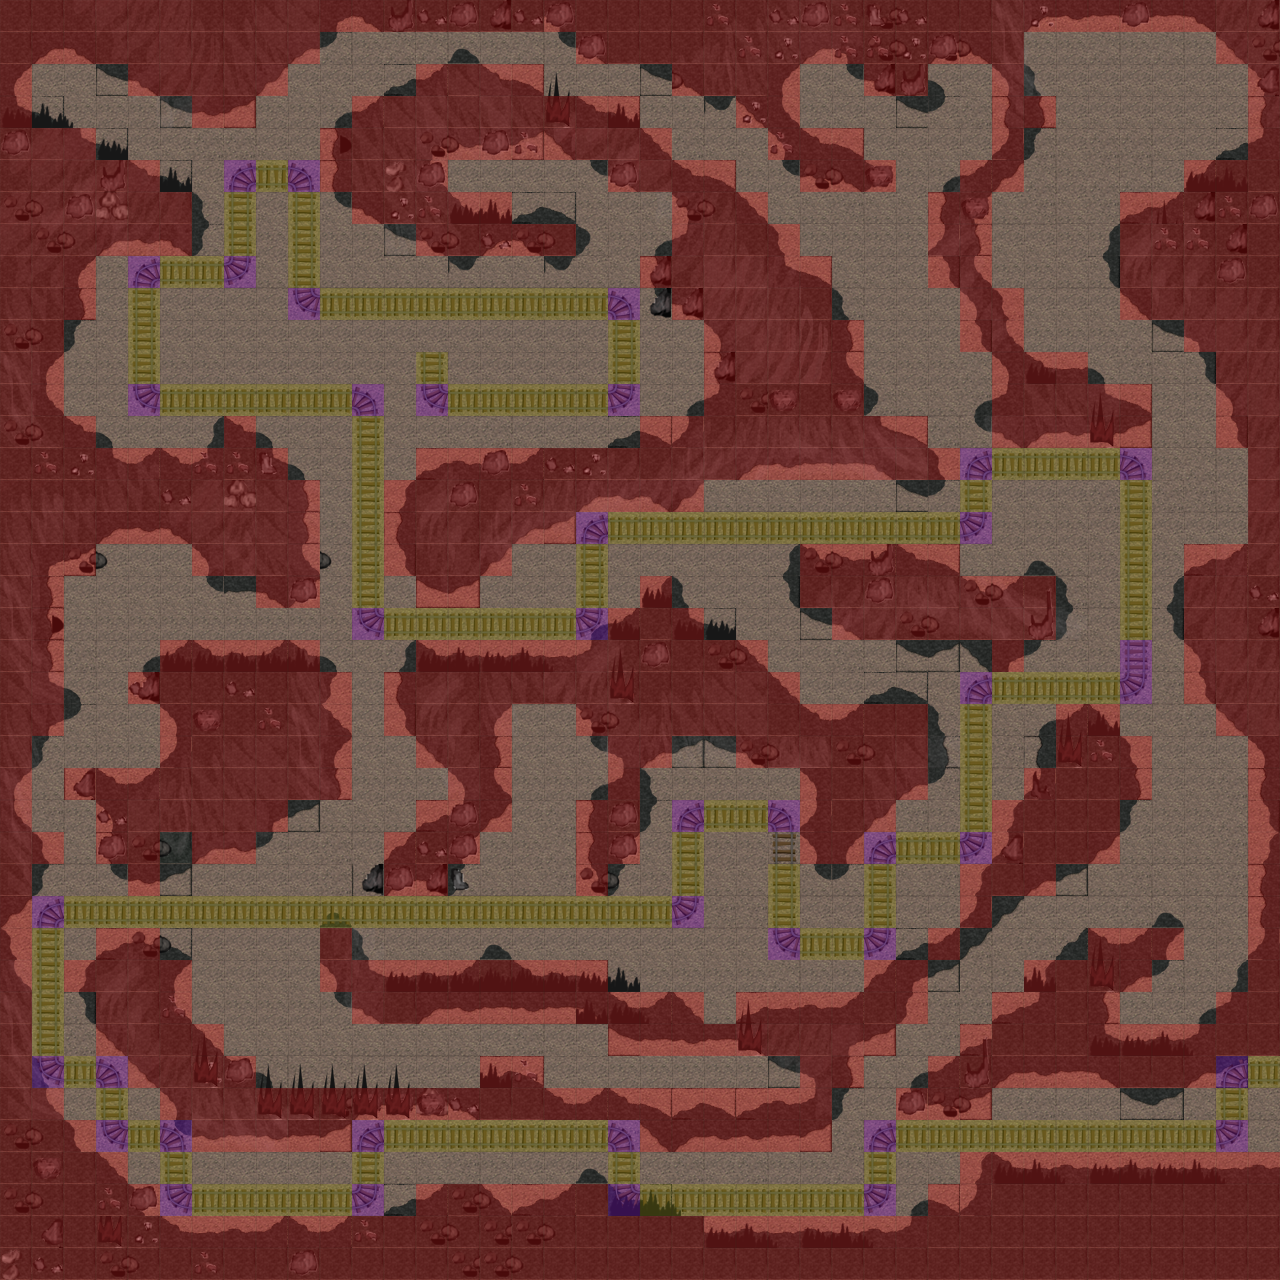

Rendered tile map (Tiled .tmx) drawn with the repository's tilesets; below, a short description and the map source with its tile grids summarised:
An orthogonal 40x40 tile map with 32x32 px tiles, 9 tile layers (base, silhouette, cliff, cliff2, ...), 1 hidden layer not drawn, 5 tilesets and 28 objects (11x Gold, 6x Powerup, EnemySpawn1, EnemySpawn2, EnemySpawn3, ...).

<map version="1.0" orientation="orthogonal" width="40" height="40" tilewidth="32" tileheight="32">
 <tileset firstgid="1" name="rocks" tilewidth="32" tileheight="32">
  <image source="rocks-32.png" width="256" height="256" />
 </tileset>
 <tileset firstgid="65" name="rails" tilewidth="32" tileheight="32">
  <image source="rails-32.png" width="128" height="128" />
 </tileset>
 <tileset firstgid="81" name="meta" tilewidth="32" tileheight="32">
  <image source="meta-32.png" width="192" height="32" />
  <tile id="0">
   <properties>
    <property name="Collidable" value="True" />
   </properties>
  </tile>
  <tile id="1">
   <properties>
    <property name="Collectable" value="True" />
   </properties>
  </tile>
  <tile id="2">
   <properties>
    <property name="Powerup" value="Speedup" />
   </properties>
  </tile>
  <tile id="3">
   <properties>
    <property name="Powerup" value="Lightup" />
   </properties>
  </tile>
  <tile id="4">
   <properties>
    <property name="Rail" value="Curved" />
   </properties>
  </tile>
  <tile id="5">
   <properties>
    <property name="Rail" value="Straight" />
   </properties>
  </tile>
 </tileset>
 <tileset firstgid="87" name="gold-on-wheels" tilewidth="32" tileheight="32">
  <image source="gold-on-wheels-32.png" width="256" height="256" />
 </tileset>
 <tileset firstgid="151" name="cliff" tilewidth="32" tileheight="32">
  <image source="cliff-32.png" width="384" height="384" />
 </tileset>
 <layer name="base" width="40" height="40">
  <data>[1600 cells, 1600 non-empty, 6 distinct tile ids]</data>
 </layer>
 <layer name="silhouette" width="40" height="40">
  <data>[1600 cells, 941 non-empty, 39 distinct tile ids]</data>
 </layer>
 <layer name="cliff" width="40" height="40">
  <data>[1600 cells, 396 non-empty, 105 distinct tile ids]</data>
 </layer>
 <layer name="cliff2" width="40" height="40">
  <data>[1600 cells, 111 non-empty, 47 distinct tile ids]</data>
 </layer>
 <layer name="rocks" width="40" height="40">
  <data>[1600 cells, 192 non-empty, 21 distinct tile ids]</data>
 </layer>
 <layer name="rocks2" width="40" height="40">
  <data>[1600 cells, 10 non-empty, 5 distinct tile ids]</data>
 </layer>
 <layer name="rails" width="40" height="40">
  <data>[1600 cells, 191 non-empty, 6 distinct tile ids]</data>
 </layer>
 <layer name="stalactites" width="40" height="40">
  <data>[1600 cells, 76 non-empty, 11 distinct tile ids]</data>
 </layer>
 <objectgroup name="Objects" width="40" height="40">
  <object name="Powerup" x="515" y="164" width="23" height="19">
   <properties>
    <property name="PowerupType" value="1" />
   </properties>
  </object>
  <object name="Powerup" x="390" y="359" width="20" height="20">
   <properties>
    <property name="PowerupType" value="2" />
   </properties>
  </object>
  <object name="Powerup" x="818" y="72" width="19" height="18">
   <properties>
    <property name="PowerupType" value="1" />
   </properties>
  </object>
  <object name="Powerup" x="711" y="747" width="20" height="16">
   <properties>
    <property name="PowerupType" value="2" />
   </properties>
  </object>
  <object name="Powerup" x="775" y="1066" width="19" height="17">
   <properties>
    <property name="PowerupType" value="2" />
   </properties>
  </object>
  <object name="Powerup" x="198" y="872" width="20" height="19">
   <properties>
    <property name="PowerupType" value="1" />
   </properties>
  </object>
  <object name="EnemySpawn1" x="936" y="71" width="19" height="18">
   <properties>
    <property name="Enemy" value="1" />
   </properties>
  </object>
  <object name="EnemySpawn2" x="102" y="298" width="38" height="36">
   <properties>
    <property name="Enemy" value="1" />
   </properties>
  </object>
  <object name="EnemySpawn3" x="582" y="425" width="19" height="18">
   <properties>
    <property name="Enemy" value="1" />
   </properties>
  </object>
  <object name="EnemySpawn4" x="838" y="649" width="19" height="18">
   <properties>
    <property name="Enemy" value="1" />
   </properties>
  </object>
  <object name="EnemySpawn5" x="1190" y="46" width="19" height="18">
   <properties>
    <property name="Enemy" value="1" />
   </properties>
  </object>
  <object name="EnemySpawn6" x="1127" y="1004" width="19" height="18">
   <properties>
    <property name="Enemy" value="1" />
   </properties>
  </object>
  <object name="EnemySpawn7" x="775" y="842" width="19" height="18">
   <properties>
    <property name="Enemy" value="1" />
   </properties>
  </object>
  <object name="EnemySpawn8" x="1030" y="1097" width="19" height="18">
   <properties>
    <property name="Enemy" value="1" />
   </properties>
  </object>
  <object name="EnemySpawn9" x="357" y="777" width="19" height="18">
   <properties>
    <property name="Enemy" value="1" />
   </properties>
  </object>
  <object name="SpawnPoint" x="73" y="105" width="15" height="19" />
  <object name="GoldCart" x="485" y="388" width="25" height="27">
   <properties>
    <property name="Cart" value="1" />
   </properties>
  </object>
  <object name="Gold" x="871" y="293" width="21" height="22">
   <properties>
    <property name="Gold" value="1" />
   </properties>
  </object>
  <object name="Gold" x="259" y="327" width="21" height="22">
   <properties>
    <property name="Gold" value="1" />
   </properties>
  </object>
  <object name="Gold" x="742" y="613" width="21" height="22">
   <properties>
    <property name="Gold" value="1" />
   </properties>
  </object>
  <object name="Gold" x="548" y="709" width="21" height="22">
   <properties>
    <property name="Gold" value="1" />
   </properties>
  </object>
  <object name="Gold" x="135" y="710" width="21" height="22">
   <properties>
    <property name="Gold" value="1" />
   </properties>
  </object>
  <object name="Gold" x="261" y="932" width="21" height="22">
   <properties>
    <property name="Gold" value="1" />
   </properties>
  </object>
  <object name="Gold" x="677" y="1062" width="21" height="22">
   <properties>
    <property name="Gold" value="1" />
   </properties>
  </object>
  <object name="Gold" x="933" y="900" width="21" height="22">
   <properties>
    <property name="Gold" value="1" />
   </properties>
  </object>
  <object name="Gold" x="102" y="1061" width="21" height="22">
   <properties>
    <property name="Gold" value="1" />
   </properties>
  </object>
  <object name="Gold" x="1061" y="36" width="21" height="22">
   <properties>
    <property name="Gold" value="1" />
   </properties>
  </object>
  <object name="Gold" x="1221" y="484" width="21" height="22">
   <properties>
    <property name="Gold" value="1" />
   </properties>
  </object>
 </objectgroup>
 <layer name="Foreground" width="40" height="40" visible="0">
  <data>[1600 cells, 14 non-empty, 1 distinct tile ids]</data>
 </layer>
 <layer name="Meta" width="40" height="40">
  <data>[1600 cells, 1003 non-empty, 3 distinct tile ids]</data>
 </layer>
</map>
